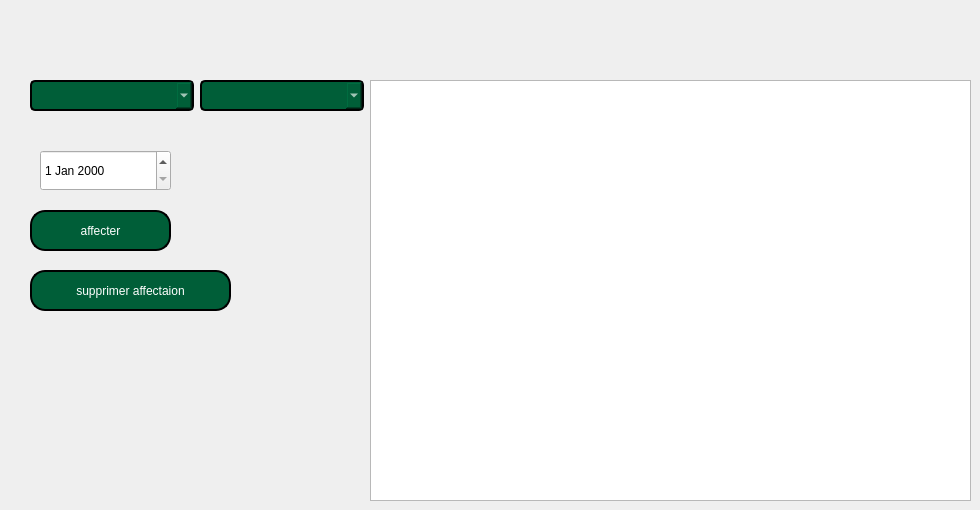
       <widget class="QWidget" name="tab_19">
        <attribute name="title">
         <string>Page</string>
        </attribute>
        <widget class="QComboBox" name="comboBox_13">
         <property name="geometry">
          <rect>
           <x>30</x>
           <y>80</y>
           <width>164</width>
           <height>31</height>
          </rect>
         </property>
         <property name="styleSheet">
          <string notr="true">QComboBox {
    background-color: rgb(0, 85, 0);/* Background color */
    color: #ffffff;              /* Text color */
    border: 2px solid black;   /* Border color and thickness */
    border-radius: 5px;         /* Rounded corners */
    padding: 5px;               /* Padding around the text */
    min-width: 150px;           /* Minimum width */
}





QComboBox:hover {
    border: 2px solid #a6c868 ;  /* Darker border on hover */
}

QComboBox:editable {
    background-color: rgb(0, 85, 0);        /* Background color when editable */
}

QComboBox:!editable, QComboBox::drop-down:editable {
    background-color:  #005e38;       /* Background color when not editable */
}

QComboBox:focus {
    border: 2px solid black;  /* Border color when focused */
}
</string>
         </property>
        </widget>
        <widget class="QComboBox" name="comboBox_15">
         <property name="geometry">
          <rect>
           <x>200</x>
           <y>80</y>
           <width>164</width>
           <height>31</height>
          </rect>
         </property>
         <property name="styleSheet">
          <string notr="true">QComboBox {
    background-color: rgb(0, 85, 0);/* Background color */
    color: #ffffff;              /* Text color */
    border: 2px solid black;   /* Border color and thickness */
    border-radius: 5px;         /* Rounded corners */
    padding: 5px;               /* Padding around the text */
    min-width: 150px;           /* Minimum width */
}





QComboBox:hover {
    border: 2px solid #a6c868 ;  /* Darker border on hover */
}

QComboBox:editable {
    background-color: rgb(0, 85, 0);        /* Background color when editable */
}

QComboBox:!editable, QComboBox::drop-down:editable {
    background-color:  #005e38;       /* Background color when not editable */
}

QComboBox:focus {
    border: 2px solid black;  /* Border color when focused */
}
</string>
         </property>
        </widget>
        <widget class="QDateEdit" name="dateEdit_6">
         <property name="geometry">
          <rect>
           <x>40</x>
           <y>150</y>
           <width>131</width>
           <height>41</height>
          </rect>
         </property>
        </widget>
        <widget class="QPushButton" name="pushButton_6">
         <property name="geometry">
          <rect>
           <x>30</x>
           <y>210</y>
           <width>141</width>
           <height>41</height>
          </rect>
         </property>
         <property name="styleSheet">
          <string notr="true">QPushButton {
    color: white;                      /* Text color */
    border: 2px solid black;         /* Border width and color */
    border-radius: 15px;              /* Round the corners */
    background-color: #005e38;        /* Optional: Set a background color */
    padding: 10px 20px;               /* Add padding for better aesthetics */
}

QPushButton:hover {
    background-color: #45a049;        /* Change background color on hover */
}

QPushButton:pressed {
    background-color: #3e8e41;        /* Change background color when pressed */
}</string>
         </property>
         <property name="text">
          <string>affecter</string>
         </property>
        </widget>
        <widget class="QTableView" name="tableView_4">
         <property name="geometry">
          <rect>
           <x>370</x>
           <y>80</y>
           <width>601</width>
           <height>421</height>
          </rect>
         </property>
        </widget>
        <widget class="QPushButton" name="pushButton_26">
         <property name="geometry">
          <rect>
           <x>30</x>
           <y>270</y>
           <width>201</width>
           <height>41</height>
          </rect>
         </property>
         <property name="styleSheet">
          <string notr="true">QPushButton {
    color: white;                      /* Text color */
    border: 2px solid black;         /* Border width and color */
    border-radius: 15px;              /* Round the corners */
    background-color: #005e38;        /* Optional: Set a background color */
    padding: 10px 20px;               /* Add padding for better aesthetics */
}

QPushButton:hover {
    background-color: #45a049;        /* Change background color on hover */
}

QPushButton:pressed {
    background-color: #3e8e41;        /* Change background color when pressed */
}</string>
         </property>
         <property name="text">
          <string>supprimer affectaion</string>
         </property>
        </widget>
       </widget>
